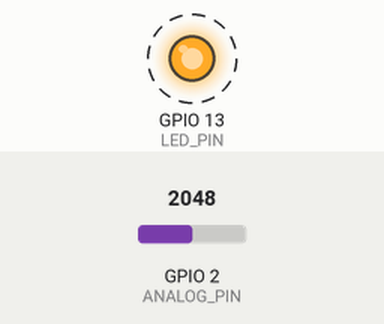
Recording of a sketch running on a simulated ESP32. Shown: output pins drawn as LEDs (lit = HIGH). Dashed ring = blinking. Inputs (shaded band) come from the test bench; at power-on: GPIO 2 (ANALOG_PIN) = 2048. What the sketch prints to the serial monitor is not drawn.

Above: at 10.5 s.
Timing chart, 0 to 14.6 s (numbered marks = the images above):
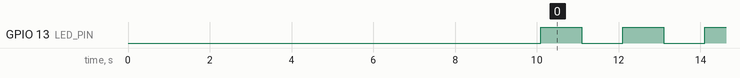

The sketch:

LED_OnOff_11_ADC_5V_sensor_03.ino
```cpp
/*
Съществени промени:
- Увеличаване на броя на първоначалните измервания за определяне на офсета.
- Използване на медианно филтриране за определяне на офсета.
- Добавяне на отладъчна информация.
- Промяна на захранващо напрежение на датчик и ОУ на 5V.
*/

#include "ledOnOff.h"
#include <Arduino.h>
#include <algorithm>  // Добавяме библиотека за сортиране (std::sort)
#include "pressure_sensor_03.h"

#define ANALOG_PIN 2   // Използваме GPIO02 за аналогов вход
#define LED_PIN 13     // Използваме GPIO13 за светодиод

//const int adc_values[] = {2062, 2114, 2175, 2218, 2258, 2305, 2332, 2365, 2395, 2430, 2456, 2487, 2514, 2547, 2581, 2603, 2618, 2639, 2657, 2672, 2692, 2703, 2727, 2743, 2774, 2819, 2848, 2878, 2918, 2968, 3022, 3081, 3124, 3177, 3231, 3274, 3335, 3393, 3472, 3543, 3658, 3777, 3875, 3995, 4075};
//const float pressure_values[] = {-210.0, -191.0, -172.0, -156.0, -144.0, -130.0, -120.0, -110.0, -100.0, -88.0, -80.0, -72.0, -62.0, -52.0, -43.0, -39.0, -34.0, -29.0, -22.0, -17.0, -12.0, -9.0, 0.0, 7.0, 15.0, 27.0, 35.0, 43.0, 52.0, 65.0, 79.0, 91.0, 102.0, 112.0, 123.0, 131.0, 142.0, 153.0, 162.0, 171.0, 181.0, 190.0, 197.0, 205.0, 210.0};

float interpolate(int adc_value);
float roundToQuarter(float value);
int adc_readings[10] = {0, 0, 0, 0, 0, 0, 0, 0, 0, 0};
int current_index = 0;
int zero_offset = 0;
unsigned long last_measurement_time = 0;
int adc_values_length;
int adc_zero_index = 0;

int medianFilter(int* values, int size);
int correction_value;

void setup() {
  Serial.begin(9600);  // Започваме сериен монитор на 9600 бауда
  analogSetAttenuation(ADC_11db); // Настройка на затихването за обхват 0-3.3V
  initLED(LED_PIN);

  adc_values_length = findValuesLength();
  adc_zero_index = findZeroIndex(adc_values_length);

  Serial.println("Инициализация...");

  delay(5000);  // Пауза преди началото на инициализацията

  int offset_measurements[20];  // Съхраняваме повече измервания за по-точен офсет
  for (int i = 0; i < 20; i++) {
    offset_measurements[i] = analogRead(ANALOG_PIN);
    Serial.print("Измерване "); Serial.print(i); Serial.print(": "); Serial.println(offset_measurements[i]);  // Отладъчна информация
    delay(250);  // Измерване на всеки 250 ms
  }

  // Медианно филтриране
  zero_offset = medianFilter(offset_measurements, 20);
//*************
  correction_value = zero_offset - adc_values[adc_zero_index];
//*****************
  Serial.print("Zero Offset ADC Value: ");
  Serial.println(zero_offset);
  Serial.println("Инициализация завършена");
}

void loop() {
  unsigned long current_time = millis();
  if (current_time - last_measurement_time >= 100) {  // Измерване на всеки 100 ms
    last_measurement_time = current_time;

    // Четене на текущото отчитане и добавяне към опашката
    adc_readings[current_index] = analogRead(ANALOG_PIN);
    current_index = (current_index + 1) % 10;  // Променяме индекса за следващото отчитане

    // Усредняване на последните 10 отчитания
    int sum = 0;
    for (int i = 0; i < 10; i++) {
      sum += adc_readings[i];
    }
    int average_adc_value = sum / 10 - correction_value;

    // Изместване на усреднената стойност с нулевия офсет
    //average_adc_value -= zero_offset;

    // Принтиране на усреднената стойност на АЦП
    Serial.print("АЦП (усреднено) = ");
    Serial.print(average_adc_value - zero_offset + correction_value);
    //Serial.print(average_adc_value);

    if (average_adc_value < adc_values[0] || average_adc_value > adc_values[adc_values_length]) {
      Serial.println(" => Излиза от обхват");
    } else {
      float pressure_mmH2O = interpolate(average_adc_value);
      pressure_mmH2O = roundToQuarter(pressure_mmH2O);

      Serial.print(", p=");
      Serial.print(pressure_mmH2O, 1);  // Принтиране с точност до 0.1 mmH2O
      Serial.println(" mmH2O");
    }
  }

  ledOn(LED_PIN);
  delay(1000);  // Закъснение от 1 секунда
  ledOff(LED_PIN);
  delay(1000);  // Закъснение от 1 секунда
}

// Разпределение на пиновете:
//J5
// 02_+5.5v
// 12_IO02 (аналогов вход)
// 22_IO23
// 34_IO35
//J6
// 06_GND
// 16_IO13 (светодиод)
// 26_IO5

float interpolate(int adc_value) {
  for (int i = 0; i < adc_values_length; i++) {
    if (adc_value >= adc_values[i] && adc_value <= adc_values[i + 1]) {
      float slope = (pressure_values[i + 1] - pressure_values[i]) / (adc_values[i + 1] - adc_values[i]);
      return pressure_values[i] + slope * (adc_value - adc_values[i]);
    }
  }
  return 0; // В случай на грешка (не трябва да се стига до тук)
}

float roundToQuarter(float value) {
  return round(value * 10) / 10.0;
}

int medianFilter(int* values, int size) {
  std::sort(values, values + size);  // Сортиране на масива
  return values[size / 2];  // Връща медианата
}
```

ledOnOff.h
```cpp
#ifndef LEDONOFF_H
#define LEDONOFF_H

#include <Arduino.h>

void initLED(int pin) {
  pinMode(pin, OUTPUT);
}

void ledOn(int pin) {
  digitalWrite(pin, HIGH);
}

void ledOff(int pin) {
  digitalWrite(pin, LOW);
}

// Разпределение на пиновете:
// 04_+3.3v
// 14_IO12
// 24_IO0 (аналогов вход)
// 34_GND
// 06_GND
// 16_IO13 (светодиод)
// 26_IO5

#endif
```

pressure_sensor_03.h
```cpp
#ifndef PRESSURE_SENSOR_3_H
#define PRESSURE_SENSOR_3_H

const int adc_values[] = {
  769, 882, 992, 1128, 1248, 1356, 1472, 1597, 1707, 1829,
  1942, 2069, 2181, 2294, 2411, 2521, 2646, 2771, 2894, 3006,
  3149, 3315, 3485, 3703, 3924
};

const float pressure_values[] = {
  200.0, 190.0, 180.0, 170.0, 160.0, 150.0, 140.0, 130.0,
  120.0, 110.0, 100.0, 90.0, 80.0, 70.0, 60.0, 50.0, 40.0,
  30.0, 20.0, 10.0, 0.0, -10.0, -20.0, -30.0, -40.0
};

int findValuesLength() {
  return sizeof(adc_values) / sizeof(adc_values[0]);
}

int findZeroIndex(int length) {
  for (int i = 0; i < length; i++) {
    if (pressure_values[i] == 0.0) {
      return i;
    }
  }
  return -1; // В случай на грешка
}

#endif // PRESSURE_SENSOR_3_H
```

Measured:
- by itself, GPIO 13 (LED_PIN): alternates HIGH for 1.0 s and LOW for 1.0 s
